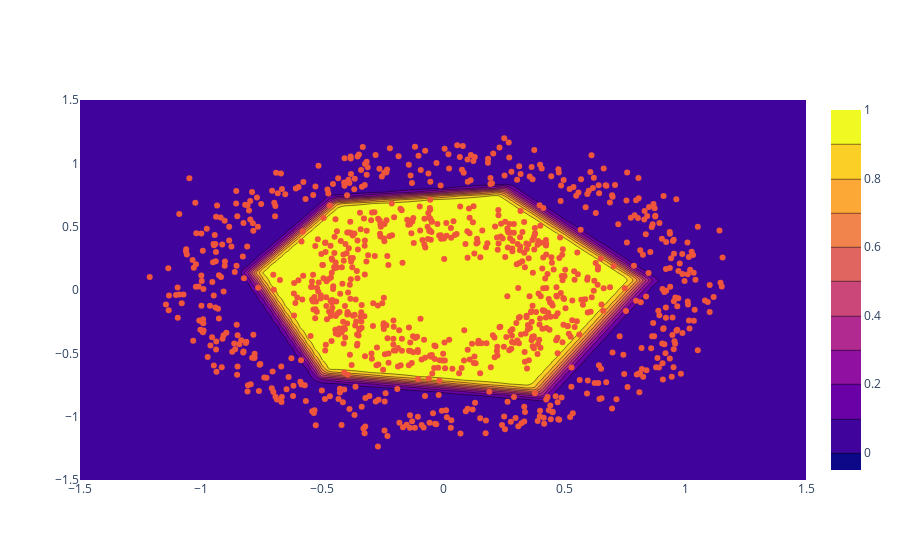

The code cell stored with this chart in its notebook:
### Markdown cell above
* 🔟 Can you try and plot the decision function of the model in the data space? Like we saw in the tensorflow playground? You can get inspiration <a href="https://plotly.com/python/knn-classification/"> here </a>

### Code cell
import numpy as np
x1_range = np.linspace(-1.5, 1.5, 100)
x2_range = np.linspace(-1.5, 1.5, 100)
x1, x2 = np.meshgrid(x1_range, x2_range)
x_test = np.array([[xx1, xx2] for xx1, xx2 in zip(x1.reshape(-1), x2.reshape(-1))])

x_test_tensor = torch.tensor(x_test, dtype=torch.float32)
pred_test = model(x_test_tensor).detach().numpy().reshape(100, 100)

fig = go.Figure(data=[
    go.Contour(
        x=x1_range,
        y=x2_range,
        z=pred_test
    )
])
fig.add_trace(go.Scatter(x=X[:, 0], y=X[:, 1], mode="markers"))
fig.show()
